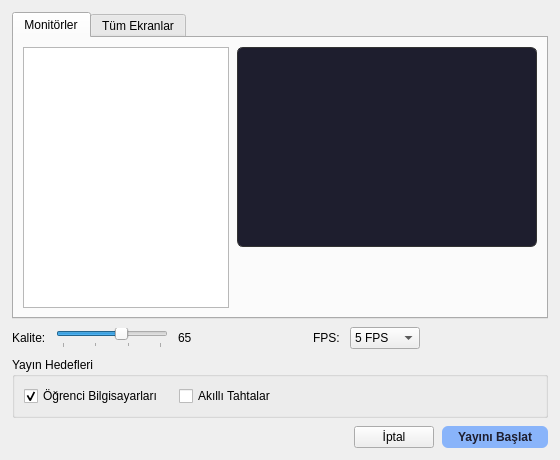
<?xml version="1.0" encoding="UTF-8"?>
<ui version="4.0">
 <class>BroadcastSourceDialog</class>
 <widget class="QDialog" name="BroadcastSourceDialog">
  <property name="geometry"><rect><x>0</x><y>0</y><width>560</width><height>460</height></rect></property>
  <property name="windowTitle"><string>Yayın Kaynağı Seç</string></property>
  <layout class="QVBoxLayout" name="mainLayout">
   <property name="spacing"><number>8</number></property>
   <property name="leftMargin"><number>12</number></property>
   <property name="topMargin"><number>12</number></property>
   <property name="rightMargin"><number>12</number></property>
   <property name="bottomMargin"><number>12</number></property>
   <item>
    <widget class="QTabWidget" name="tabWidget">
     <!-- Sekme 0: Monitörler -->
     <widget class="QWidget" name="tabMonitors">
      <attribute name="title"><string>Monitörler</string></attribute>
      <layout class="QHBoxLayout" name="monitorLayout">
       <property name="spacing"><number>8</number></property>
       <item>
        <widget class="QListWidget" name="monitorList">
         <property name="maximumWidth"><number>200</number></property>
         <property name="iconSize"><size><width>48</width><height>27</height></size></property>
        </widget>
       </item>
       <item>
        <layout class="QVBoxLayout">
         <item>
          <widget class="QLabel" name="monitorPreview">
           <property name="alignment"><set>Qt::AlignCenter</set></property>
           <property name="styleSheet"><string>background: #1e1e2e; border-radius: 6px; border: 1px solid #333;</string></property>
           <property name="minimumSize"><size><width>300</width><height>200</height></size></property>
          </widget>
         </item>
         <item>
          <widget class="QLabel" name="monitorInfoLabel">
           <property name="text"><string></string></property>
           <property name="alignment"><set>Qt::AlignCenter</set></property>
           <property name="styleSheet"><string>color: #888; font-size: 11px;</string></property>
          </widget>
         </item>
        </layout>
       </item>
      </layout>
     </widget>
     <!-- Sekme 1: Tüm Ekranlar -->
     <widget class="QWidget" name="tabAll">
      <attribute name="title"><string>Tüm Ekranlar</string></attribute>
      <layout class="QVBoxLayout" name="allLayout">
       <item>
        <widget class="QLabel" name="allPreview">
         <property name="alignment"><set>Qt::AlignCenter</set></property>
         <property name="styleSheet"><string>background: #1e1e2e; border-radius: 6px; border: 1px solid #333;</string></property>
         <property name="minimumHeight"><number>200</number></property>
        </widget>
       </item>
       <item>
        <widget class="QLabel" name="allInfoLabel">
         <property name="alignment"><set>Qt::AlignCenter</set></property>
         <property name="styleSheet"><string>color: #888; font-size: 11px;</string></property>
         <property name="text"><string>Tüm monitörler birleşik olarak yayınlanır</string></property>
        </widget>
       </item>
      </layout>
     </widget>
    </widget>
   </item>
   <!-- Kalite / FPS ayarları -->
   <item>
    <layout class="QHBoxLayout">
     <property name="spacing"><number>10</number></property>
     <item>
      <widget class="QLabel" name="lblQuality">
       <property name="text"><string>Kalite:</string></property>
      </widget>
     </item>
     <item>
      <widget class="QSlider" name="sliderQuality">
       <property name="minimum"><number>20</number></property>
       <property name="maximum"><number>95</number></property>
       <property name="value"><number>65</number></property>
       <property name="orientation"><enum>Qt::Horizontal</enum></property>
       <property name="maximumWidth"><number>120</number></property>
       <property name="tickPosition"><enum>QSlider::TicksBelow</enum></property>
       <property name="tickInterval"><number>25</number></property>
      </widget>
     </item>
     <item>
      <widget class="QLabel" name="lblQualityVal">
       <property name="text"><string>65</string></property>
       <property name="minimumWidth"><number>24</number></property>
      </widget>
     </item>
     <item>
      <spacer><property name="orientation"><enum>Qt::Horizontal</enum></property><property name="sizeHint" stdset="0"><size><width>16</width><height>20</height></size></property></spacer>
     </item>
     <item>
      <widget class="QLabel" name="lblFps">
       <property name="text"><string>FPS:</string></property>
      </widget>
     </item>
     <item>
      <widget class="QComboBox" name="comboFps">
       <property name="maximumWidth"><number>70</number></property>
       <item><property name="text"><string>5 FPS</string></property></item>
       <item><property name="text"><string>10 FPS</string></property></item>
       <item><property name="text"><string>15 FPS</string></property></item>
       <item><property name="text"><string>20 FPS</string></property></item>
       <item><property name="text"><string>25 FPS</string></property></item>
       <item><property name="text"><string>30 FPS</string></property></item>
      </widget>
     </item>
     <item>
      <widget class="QLabel" name="lblFpsHint">
       <property name="styleSheet"><string>color: #a6adc8; font-size: 11px;</string></property>
       <property name="text"><string></string></property>
      </widget>
     </item>
     <item>
      <spacer><property name="orientation"><enum>Qt::Horizontal</enum></property><property name="sizeHint" stdset="0"><size><width>40</width><height>20</height></size></property></spacer>
     </item>
    </layout>
   </item>
   <!-- Yayın Hedefleri (Cihaz Tipleri) -->
   <item>
    <widget class="QGroupBox" name="groupTargets">
     <property name="title"><string>Yayın Hedefleri</string></property>
     <layout class="QHBoxLayout" name="targetTypesLayout">
      <property name="spacing"><number>16</number></property>
      <item>
       <widget class="QCheckBox" name="chkTargetStudents">
        <property name="text"><string>Öğrenci Bilgisayarları</string></property>
        <property name="checked"><bool>true</bool></property>
       </widget>
      </item>
      <item>
       <widget class="QCheckBox" name="chkTargetSmartboards">
        <property name="text"><string>Akıllı Tahtalar</string></property>
        <property name="checked"><bool>false</bool></property>
        <property name="toolTip"><string>Ders işlenen akıllı tahtaların bölünmemesi için varsayılan olarak kapalıdır.</string></property>
       </widget>
      </item>
      <item>
       <spacer><property name="orientation"><enum>Qt::Horizontal</enum></property><property name="sizeHint" stdset="0"><size><width>40</width><height>20</height></size></property></spacer>
      </item>
     </layout>
    </widget>
   </item>
   <!-- Alt butonlar -->
   <item>
    <layout class="QHBoxLayout">
     <item>
      <spacer><property name="orientation"><enum>Qt::Horizontal</enum></property><property name="sizeHint" stdset="0"><size><width>40</width><height>20</height></size></property></spacer>
     </item>
     <item>
      <widget class="QPushButton" name="btnCancel">
       <property name="text"><string>İptal</string></property>
      </widget>
     </item>
     <item>
      <widget class="QPushButton" name="btnStart">
       <property name="text"><string>Yayını Başlat</string></property>
       <property name="default"><bool>true</bool></property>
       <property name="styleSheet">
        <string>QPushButton { background: #89b4fa; color: #1e1e2e; border-radius: 6px;
                               padding: 4px 16px; font-weight: bold; }
         QPushButton:hover { background: #74c7ec; }</string>
       </property>
      </widget>
     </item>
    </layout>
   </item>
  </layout>
 </widget>
 <resources/>
 <connections>
  <connection>
   <sender>btnCancel</sender><signal>clicked()</signal>
   <receiver>BroadcastSourceDialog</receiver><slot>reject()</slot>
   <hints><hint type="sourcelabel"><x>400</x><y>440</y></hint><hint type="destinationlabel"><x>280</x><y>230</y></hint></hints>
  </connection>
  <connection>
   <sender>btnStart</sender><signal>clicked()</signal>
   <receiver>BroadcastSourceDialog</receiver><slot>accept()</slot>
   <hints><hint type="sourcelabel"><x>480</x><y>440</y></hint><hint type="destinationlabel"><x>280</x><y>230</y></hint></hints>
  </connection>
 </connections>
</ui>
